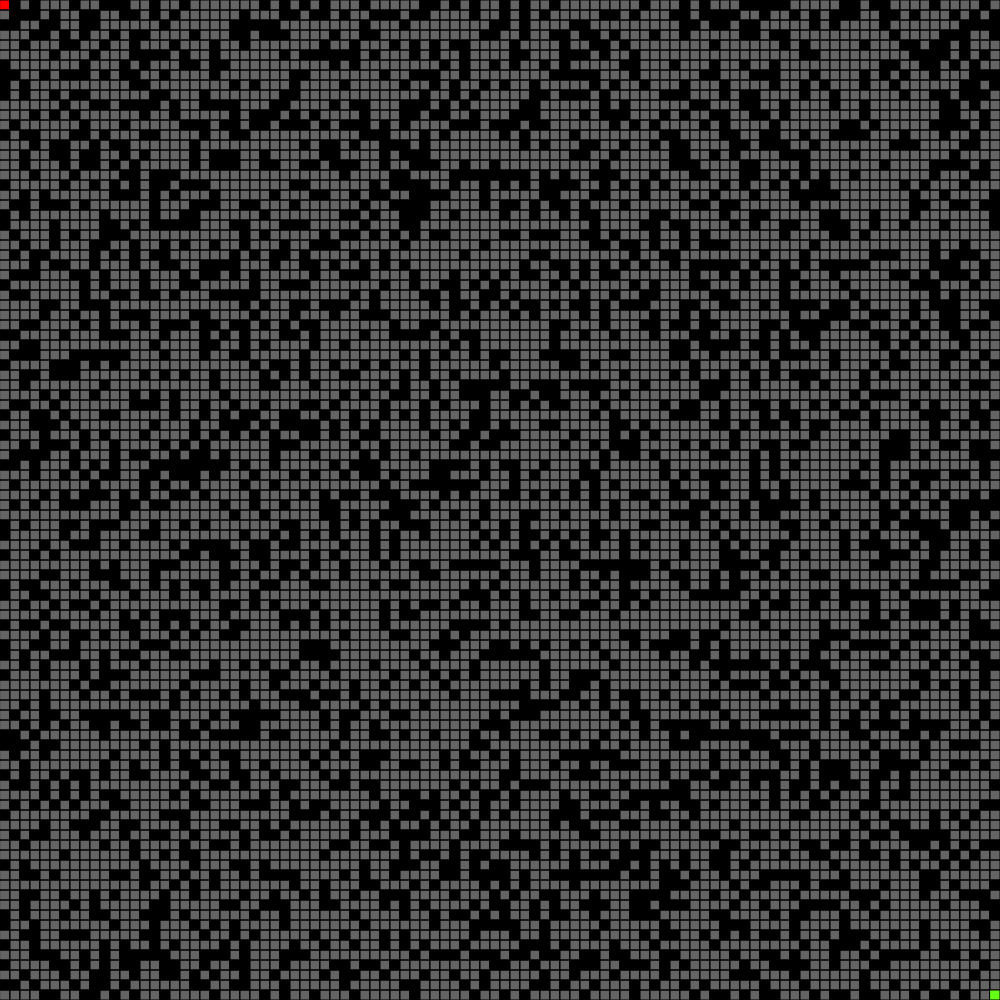
Frame 1 (no input)
Frame 60 (no input): identical to frame 1, image omitted
Frame 120 (the mouse pressed at the canvas centre since frame 60): identical to frame 1, image omitted

The p5.js sketch that drew this single still picture (run headless with seeded random() and noise() and a simulated clock; from frame 60 on, the mouse is pressed at the canvas centre):

// p5.js sketch
// ── sketch.js

var grid = [];
var gridSize = 100;
var start = [0,0]
var goal = [gridSize-1,gridSize-1]
var windowSize;
var spotSize;
var finished = false;

function setup() {
  windowSize = windowWidth
  if (windowSize > windowHeight)
  {
    windowSize = windowHeight;
  }
  createCanvas(windowSize, windowSize);
  for (var i = 0; i < gridSize; i++)
  {
    grid.push([]);
    for (var o = 0; o < gridSize; o++)
    {
      if (i == goal[1] && o == goal[0])
      {
        grid[i].push(new Spot(i,o,'e',true))
      }if (i == start[1] && o == start[0])
      {
        grid[i].push(new Spot(i,o,'se',false))
      }else{
        if (random(0,3) <= 1){
          grid[i].push(new Spot(i,o,'b',false))
        }else
        {
          grid[i].push(new Spot(i,o,'e',false))
        }
      }
    }
  }
  spotSize = windowSize/gridSize;
}

function search()
{
  for (var i = 0; i < gridSize; i++)
  {
    for (var o = 0; o < gridSize; o++)
    {
      if (grid[i][o].search(grid));
    }
  }
}



function keyPressed()
{
  search();
  search();
  search();
}

function draw() {
  background(100);
  
  //draw grid
  for (var i = 0; i < gridSize; i++)
  {
    for (var o = 0; o < gridSize; o++)
    {
      grid[i][o].draw();
    }
  }
  
  if (finished)
  {
    grid[goal[1]][goal[0]].traceBack();
  }
  
  
  
  
  
  
}


function distance(x1,y1,x2,y2)
{
  var distance = Math.sqrt(Math.pow(x2-x1,2)+Math.pow(y2-y1,2));
  return distance;
}


// ── Spot.js
class Spot
{
  
  
  constructor(x,y,state,goal)
  {
    this.x = x;
    this.y = y;
    this.state = state;
    this.last = [];
    this.changed = false;
    this.recent = false;
    this.goal = goal;
  }
  
  draw()
  {
    if (this.goal == true)
    {
      fill(100,255,20)
      if (this.state == 's')
      {
        fill('purple')
      }
      square(this.x*spotSize,this.y*spotSize, spotSize)
      return;
    }
    if (this.state == 'e')
    {
      noFill();
    }
    else if (this.state == 'se')
    {
      fill('red')
    }
    else if (this.state == 's')
    {
      fill(30,30,255,255/2)
    }
    else if (this.state == 'b')
    {
      fill(0)
    }
    square(this.x*spotSize,this.y*spotSize, spotSize)
    
    
  }
  
  traceBack()
  {
    if (this.state == 'se')
    {
      return;
    }
    fill(0)
    stroke(0)
    strokeWeight(4)
    line(this.x*spotSize+(spotSize/2),this.y*spotSize+(spotSize/2),this.last[0]*spotSize+(spotSize/2),this.last[1]*spotSize+(spotSize/2))
    
    strokeWeight(1)
    grid[this.last[0]][this.last[1]].traceBack();
  }
  
  
  search(list)
  {
    if (this.recent)
    {
      if (this.goal)
      {
        finished = true;
        console.log("Done")
      }
      this.recent = false;
      return;
    }
    this.changed = false;
    if (this.state != 's' && this.state != 'se')
    {
      return this.changed;
    }
    
    if (this.y < gridSize-1)
      if (list[this.x][this.y+1].state == 'e')
      {
        list[this.x][this.y+1].state = 's';
        list[this.x][this.y+1].last = [this.x,this.y]
        list[this.x][this.y+1].recent = true;
        this.changed = true;
      }
    if (this.y > 0)
      if (list[this.x][this.y-1].state == 'e')
      {
        list[this.x][this.y-1].state = 's';
        list[this.x][this.y-1].last = [this.x,this.y]
        list[this.x][this.y-1].recent = true;
        this.changed = true;
      }
    if (this.x < gridSize-1)
      if (list[this.x+1][this.y].state == 'e')
      {
        list[this.x+1][this.y].state = 's';
        list[this.x+1][this.y].last = [this.x,this.y]
        list[this.x+1][this.y].recent = true;
        this.changed = true;
      }
    if (this.x > 0)
      if (list[this.x-1][this.y].state == 'e')
      {
        list[this.x-1][this.y].state = 's';
        list[this.x-1][this.y].last = [this.x,this.y]
        list[this.x-1][this.y].recent = true;
        this.changed = true;
      }
    
    return this.changed;
    
    
  }
    
  getDist()
  {
     return distance(goal[1],goal[0],this.x,this.y) 
  }
}

function findLeast(arr)
{
  var least = arr[0];
    var p= 0
    for (; p < arr.length; p++)
    {
      if (arr[p].getDist() < least.getDist())
      {
        least = arr[p];
      }
    }
  for (var i = 0; i < arr.length; i++)
  {
    if (least == arr[i])
    {
      return i;
    }
  }
}

function sortA(arr)
{
  var newArr = [];
  for (var i = 0; i < arr.length; i++)
  {
    newArr.push(arr[findLeast(arr)]);
    arr.splice(findLeast(arr));
  }
  return newArr;
}
